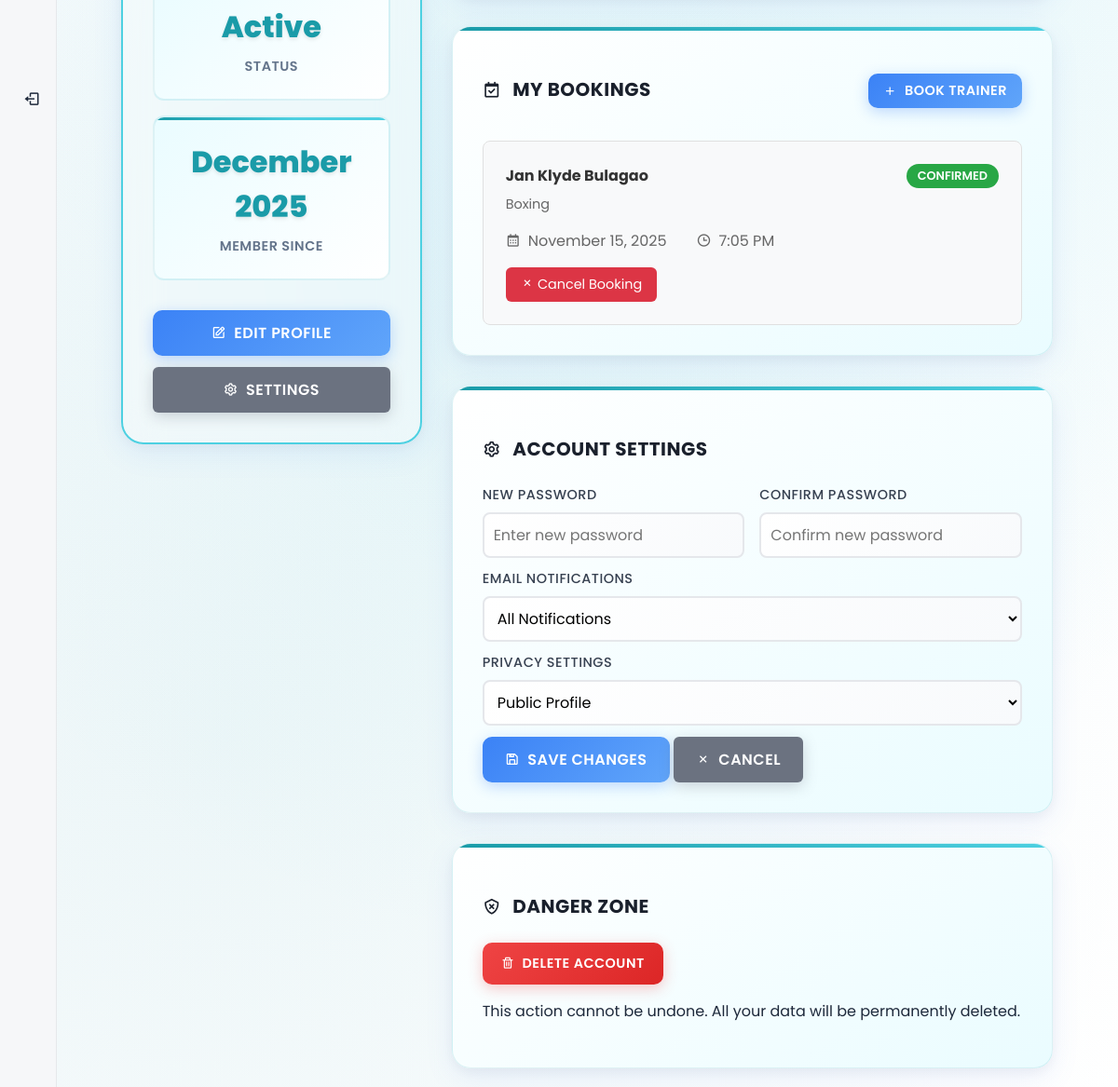
The app's page /views/member/profile.php (signed in, lower part), older data.
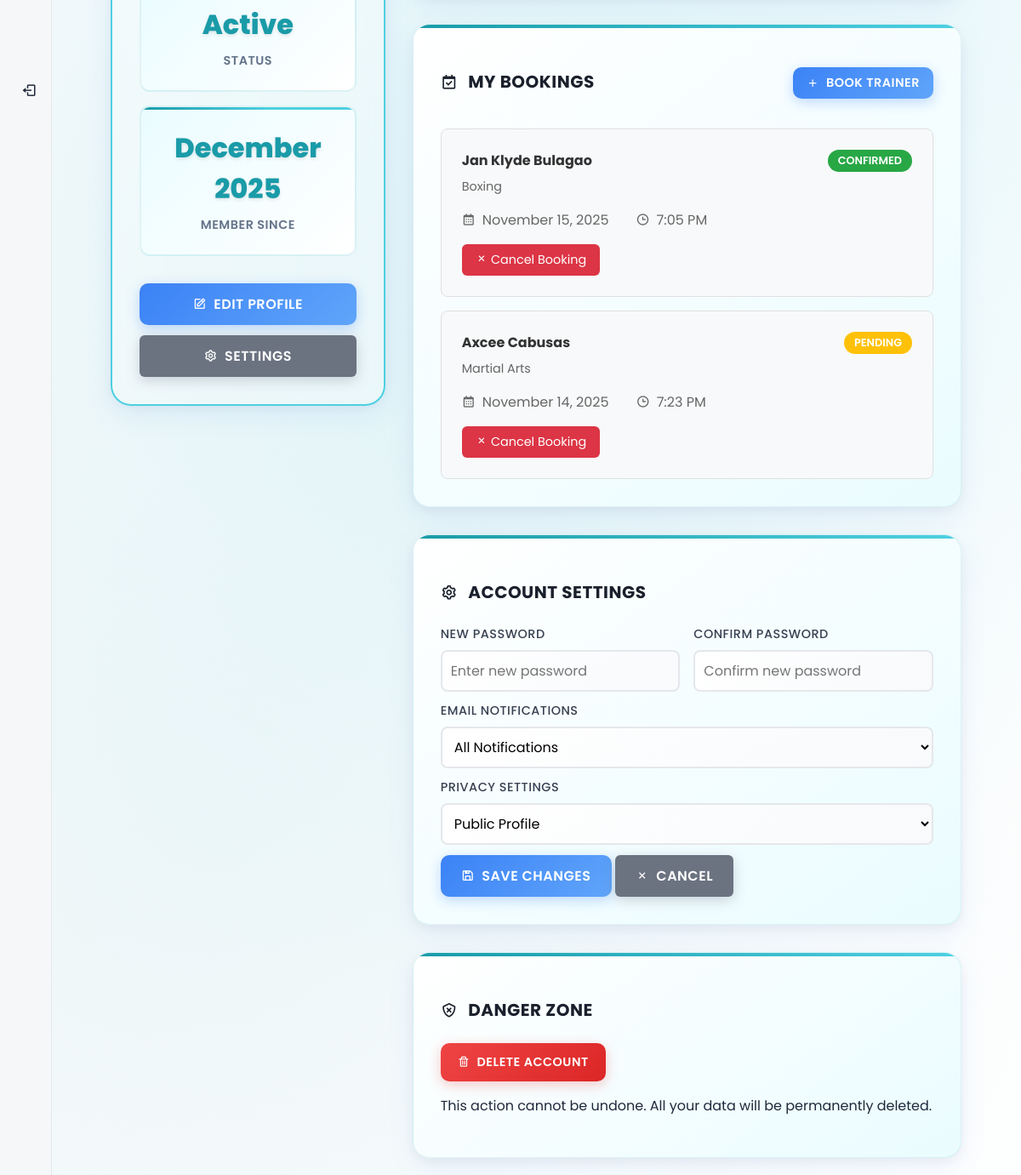
The same page, newer data.
### tables this page shows
CREATE TABLE `trainer_bookings` (
  `booking_id` int(11) NOT NULL,
  `member_id` int(11) NOT NULL,
  `trainer_id` int(11) NOT NULL,
  `booking_date` date NOT NULL,
  `booking_time` time NOT NULL,
  `status` enum('pending','confirmed','cancelled') DEFAULT 'pending',
  `created_at` timestamp NOT NULL DEFAULT current_timestamp(),
  `updated_at` timestamp NOT NULL DEFAULT current_timestamp() ON UPDATE current_timestamp()
);

CREATE TABLE `trainers` (
  `trainer_id` int(11) NOT NULL,
  `user_id` int(11) NOT NULL,
  `full_name` varchar(100) NOT NULL,
  `specialty` varchar(100) DEFAULT NULL,
  `experience` varchar(50) DEFAULT NULL,
  `rating` decimal(3,2) DEFAULT 4.50,
  `total_clients` int(11) DEFAULT 0,
  `total_sessions` int(11) DEFAULT 0,
  `description` text DEFAULT NULL,
  `phone` varchar(20) DEFAULT NULL,
  `email` varchar(100) DEFAULT NULL,
  `image` text DEFAULT NULL
);

### models/Booking.php (called while the page is built, shortened)
<?php
require_once __DIR__ . '/../config/database.php';
class Booking {
    private $conn;
    public function __construct() {
        $database = new Database();
        $this->conn = $database->getConnection();
    }
    public function getMemberBookings($member_id, $status = null) {
        try {
            $sql = "SELECT tb.*, t.full_name as trainer_name, t.specialty, t.email as trainer_email, t.phone as trainer_phone
                    FROM trainer_bookings tb
                    JOIN trainers t ON tb.trainer_id = t.trainer_id
                    WHERE tb.member_id = :member_id";
            $sql .= " ORDER BY tb.booking_date DESC, tb.booking_time DESC";
            $stmt = $this->conn->prepare($sql);
            $stmt->bindParam(':member_id', $member_id, PDO::PARAM_INT);
            $stmt->execute();
            return $stmt->fetchAll(PDO::FETCH_ASSOC);
        } catch (PDOException $e) {
            error_log("Get member bookings error: " . $e->getMessage());
            return [];
        }
    }
}
?>

### config/database.php (called while the page is built, shortened)
<?php
class Database {
    private $host = "localhost";
    private $db_name = "gymmanagement";
    private $username = "root";
    private $password = "";
    public function getConnection() {
        $this->conn = null;
        try {
            $this->conn = new PDO("mysql:host=" . $this->host . ";dbname=" . $this->db_name,
                                   $this->username, $this->password);
            $this->conn->exec("set names utf8");
        } catch(PDOException $exception) {
            echo "Connection error: " . $exception->getMessage();
        }
        return $this->conn;
    }
}
?>

### models/Member.php (called while the page is built, shortened)
<?php
require_once __DIR__ . '/../config/database.php';
class Member {
    private $conn;
    public function __construct() {
        $database = new Database();
        $this->conn = $database->getConnection();
    }
    public function getMemberByUserId($user_id) {
        try {
            $stmt = $this->conn->prepare("SELECT * FROM members WHERE user_id = :user_id");
            $stmt->bindParam(':user_id', $user_id, PDO::PARAM_INT);
            $stmt->execute();
            return $stmt->fetch(PDO::FETCH_ASSOC);
        } catch (PDOException $e) {
            error_log("Get member by user_id error: " . $e->getMessage());
            return false;
        }
    }
}

### controllers/BookingController.php (called while the page is built, shortened)
<?php
require_once __DIR__ . '/../models/Booking.php';
require_once __DIR__ . '/../models/Member.php';
class BookingController {
    private $bookingModel;
    private $memberModel;
    public function __construct() {
        $this->bookingModel = new Booking();
        $this->memberModel = new Member();
    }
    public function getMemberBookings($userId) {
        $member = $this->memberModel->getMemberByUserId($userId);
        return $this->bookingModel->getMemberBookings($member['member_id']);
    }
}

### views/member/profile.php (the view, shortened to what the changed rows need)
<?php
require_once '../../config/database.php';
require_once '../../models/Member.php';
require_once '../../controllers/BookingController.php';
try {
    $bookingController = new BookingController();
} catch (Exception $e) {
    error_log('Profile page error: ' . $e->getMessage());
    die('An error occurred while loading your profile. Please try again later.');
}
$bookings = $bookingController->getMemberBookings($_SESSION['user_id']);
$upcomingBookings = array_filter($bookings, function($booking) {
    $bookingDateTime = $booking['booking_date'] . ' ' . $booking['booking_time'];
    $now = date('Y-m-d H:i:s');
    return ($booking['status'] === 'pending' || $booking['status'] === 'confirmed') && $bookingDateTime >= $now;
});
?>
<!DOCTYPE html>
<html lang="en">
<head>
    <link rel="stylesheet" href="../../assets/css/member_styles.css">
    <link rel="stylesheet" href="../../assets/css/profile_styles.css">
    <link href='https://unpkg.com/boxicons@2.1.4/css/boxicons.min.css' rel='stylesheet'>
</head>
<body>
    <?php include '../components/dynamic_sidebar.php'; ?>
    <div class="main-content">
        <div class="content-wrapper">
            <div class="profile-container">
                <div class="profile-content">
                    <div class="profile-section">
                        <?php if (empty($upcomingBookings)): ?>
                            <div style="text-align: center; padding: 2rem; color: #999;">
                                <i class='bx bx-calendar-x' style="font-size: 3rem; margin-bottom: 1rem; display: block;"></i>
                                <p>No upcoming bookings</p>
                                <p style="font-size: 0.9rem; margin-top: 0.5rem;">Book a session with one of our trainers to get started!</p>
                            </div>
                        <?php else: ?>
                            <div style="display: flex; flex-direction: column; gap: 1rem;">
                                <?php foreach ($upcomingBookings as $booking): ?>
                                    <?php
                                    $bookingDate = new DateTime($booking['booking_date']);
                                    $bookingTime = new DateTime($booking['booking_time']);
                                    $isToday = $booking['booking_date'] === date('Y-m-d');
                                    $statusColors = [
                                        'pending' => '#ffc107',
                                        'confirmed' => '#28a745',
                                        'cancelled' => '#dc3545'
                                    ];
                                    ?>
                                    <div style="border: 1px solid #e0e0e0; border-radius: 8px; padding: 1.5rem; background: #f8f9fa;">
                                        <div style="display: flex; justify-content: space-between; align-items: start; margin-bottom: 1rem;">
                                            <div>
                                                <h4 style="margin: 0 0 0.5rem 0; color: #333;">
                                                    <?= htmlspecialchars($booking['trainer_name']) ?>
                                                </h4>
                                                <p style="margin: 0; color: #666; font-size: 0.9rem;">
                                                    <?= htmlspecialchars($booking['specialty'] ?? 'Fitness Training') ?>
                                                </p>
                                            </div>
                                            <span style="background: <?= $statusColors[$booking['status']] ?? '#6c757d' ?>; color: white; padding: 0.25rem 0.75rem; border-radius: 20px; font-size: 0.8rem; font-weight: 600; text-transform: uppercase;">
                                                <?= htmlspecialchars($booking['status']) ?>
                                            </span>
                                        </div>
                                        <div style="display: flex; gap: 2rem; margin-bottom: 1rem; color: #666;">
                                            <div style="display: flex; align-items: center; gap: 0.5rem;">
                                                <i class='bx bx-calendar'></i>
                                                <span>
                                                    <?= $isToday ? 'Today' : $bookingDate->format('F j, Y') ?>
                                                </span>
                                            </div>
                                            <div style="display: flex; align-items: center; gap: 0.5rem;">
                                                <i class='bx bx-time'></i>
                                                <span><?= $bookingTime->format('g:i A') ?></span>
                                            </div>
                                        </div>
                                        <?php if ($booking['status'] === 'pending' || $booking['status'] === 'confirmed'): ?>
                                            <?php
                                            $bookingDateTime = $bookingDate->format('F j, Y') . ' at ' . $bookingTime->format('g:i A');
                                            ?>
                                            <form id="cancel-booking-form-<?= $booking['booking_id'] ?>" method="POST" style="display: inline;">
                                                <button type="button" onclick="showCancelBookingModal(<?= $booking['booking_id'] ?>, '<?= htmlspecialchars($booking['trainer_name'], ENT_QUOTES) ?>', '<?= htmlspecialchars($bookingDateTime, ENT_QUOTES) ?>')" style="background: #dc3545; color: white; border: none; padding: 0.5rem 1rem; border-radius: 6px; cursor: pointer; font-size: 0.9rem;">
                                                    <i class='bx bx-x'></i> Cancel Booking
                                                </button>
                                            </form>
                                        <?php endif; ?>
                                    </div>
                                <?php endforeach; ?>
                            </div>
                        <?php endif; ?>
                    </div>
                </div>
            </div>
        </div>
    </div>
</body>
</html>

Row changes from the older to the newer data that the page shows:
added trainer_bookings: trainer.full_name "Axcee Cabusas", trainer.specialty "Martial Arts", status "PENDING", booking_date "November 14, 2025", booking_time "7:23 PM"
